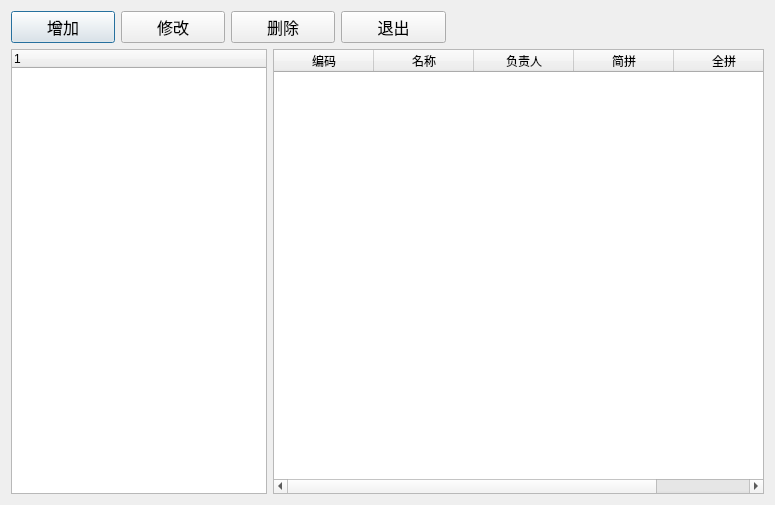
<?xml version="1.0" encoding="UTF-8"?>
<ui version="4.0">
 <class>Departmentfile</class>
 <widget class="QDialog" name="Departmentfile">
  <property name="geometry">
   <rect>
    <x>0</x>
    <y>0</y>
    <width>775</width>
    <height>505</height>
   </rect>
  </property>
  <property name="windowTitle">
   <string>部门档案</string>
  </property>
  <layout class="QVBoxLayout" name="verticalLayout_2">
   <item>
    <layout class="QVBoxLayout" name="verticalLayout">
     <item>
      <layout class="QHBoxLayout" name="horizontalLayout_2">
       <item>
        <widget class="QPushButton" name="addButton">
         <property name="sizePolicy">
          <sizepolicy hsizetype="Expanding" vsizetype="Fixed">
           <horstretch>0</horstretch>
           <verstretch>0</verstretch>
          </sizepolicy>
         </property>
         <property name="font">
          <font>
           <family>Agency FB</family>
           <pointsize>12</pointsize>
          </font>
         </property>
         <property name="text">
          <string>增加</string>
         </property>
        </widget>
       </item>
       <item>
        <widget class="QPushButton" name="editButton">
         <property name="sizePolicy">
          <sizepolicy hsizetype="Expanding" vsizetype="Fixed">
           <horstretch>0</horstretch>
           <verstretch>0</verstretch>
          </sizepolicy>
         </property>
         <property name="font">
          <font>
           <family>Agency FB</family>
           <pointsize>12</pointsize>
          </font>
         </property>
         <property name="text">
          <string>修改</string>
         </property>
        </widget>
       </item>
       <item>
        <widget class="QPushButton" name="deleteButton">
         <property name="sizePolicy">
          <sizepolicy hsizetype="Expanding" vsizetype="Fixed">
           <horstretch>0</horstretch>
           <verstretch>0</verstretch>
          </sizepolicy>
         </property>
         <property name="font">
          <font>
           <family>Agency FB</family>
           <pointsize>12</pointsize>
          </font>
         </property>
         <property name="text">
          <string>删除</string>
         </property>
        </widget>
       </item>
       <item>
        <widget class="QPushButton" name="exitButton">
         <property name="sizePolicy">
          <sizepolicy hsizetype="Expanding" vsizetype="Fixed">
           <horstretch>0</horstretch>
           <verstretch>0</verstretch>
          </sizepolicy>
         </property>
         <property name="font">
          <font>
           <family>Agency FB</family>
           <pointsize>12</pointsize>
          </font>
         </property>
         <property name="text">
          <string>退出</string>
         </property>
        </widget>
       </item>
       <item>
        <spacer name="horizontalSpacer_2">
         <property name="orientation">
          <enum>Qt::Horizontal</enum>
         </property>
         <property name="sizeHint" stdset="0">
          <size>
           <width>40</width>
           <height>20</height>
          </size>
         </property>
        </spacer>
       </item>
       <item>
        <widget class="QLabel" name="label">
         <property name="sizePolicy">
          <sizepolicy hsizetype="Expanding" vsizetype="Preferred">
           <horstretch>0</horstretch>
           <verstretch>0</verstretch>
          </sizepolicy>
         </property>
         <property name="text">
          <string/>
         </property>
        </widget>
       </item>
       <item>
        <spacer name="horizontalSpacer">
         <property name="orientation">
          <enum>Qt::Horizontal</enum>
         </property>
         <property name="sizeHint" stdset="0">
          <size>
           <width>40</width>
           <height>20</height>
          </size>
         </property>
        </spacer>
       </item>
      </layout>
     </item>
     <item>
      <layout class="QHBoxLayout" name="horizontalLayout">
       <item>
        <widget class="QTreeWidget" name="treeWidget">
         <property name="sizePolicy">
          <sizepolicy hsizetype="Fixed" vsizetype="Expanding">
           <horstretch>0</horstretch>
           <verstretch>0</verstretch>
          </sizepolicy>
         </property>
         <column>
          <property name="text">
           <string notr="true">1</string>
          </property>
         </column>
        </widget>
       </item>
       <item>
        <widget class="QTableWidget" name="tableWidget">
         <column>
          <property name="text">
           <string>编码</string>
          </property>
         </column>
         <column>
          <property name="text">
           <string>名称</string>
          </property>
         </column>
         <column>
          <property name="text">
           <string>负责人</string>
          </property>
         </column>
         <column>
          <property name="text">
           <string>简拼</string>
          </property>
         </column>
         <column>
          <property name="text">
           <string>全拼</string>
          </property>
         </column>
        </widget>
       </item>
      </layout>
     </item>
    </layout>
   </item>
  </layout>
 </widget>
 <layoutdefault spacing="6" margin="11"/>
 <resources/>
 <connections/>
</ui>
